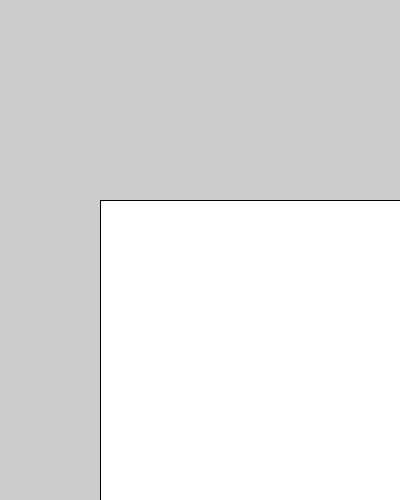
Frame 1 (no input)
Frame 60 (the mouse pressed at the canvas centre just before this capture): identical to frame 1, image omitted
Frame 120 (the mouse held since frame 60 and released just before this capture): identical to frame 1, image omitted

The Processing sketch that drew this single still picture (run headless with seeded random() and noise(); from frame 60 on, the mouse is pressed at the canvas centre):

// Processing sketch: vandaag
// ── vandaag.pde
void setup()
{
  size(400, 500);  
}

void draw()
{
  rect(100, 200, 300, 400); 
}
